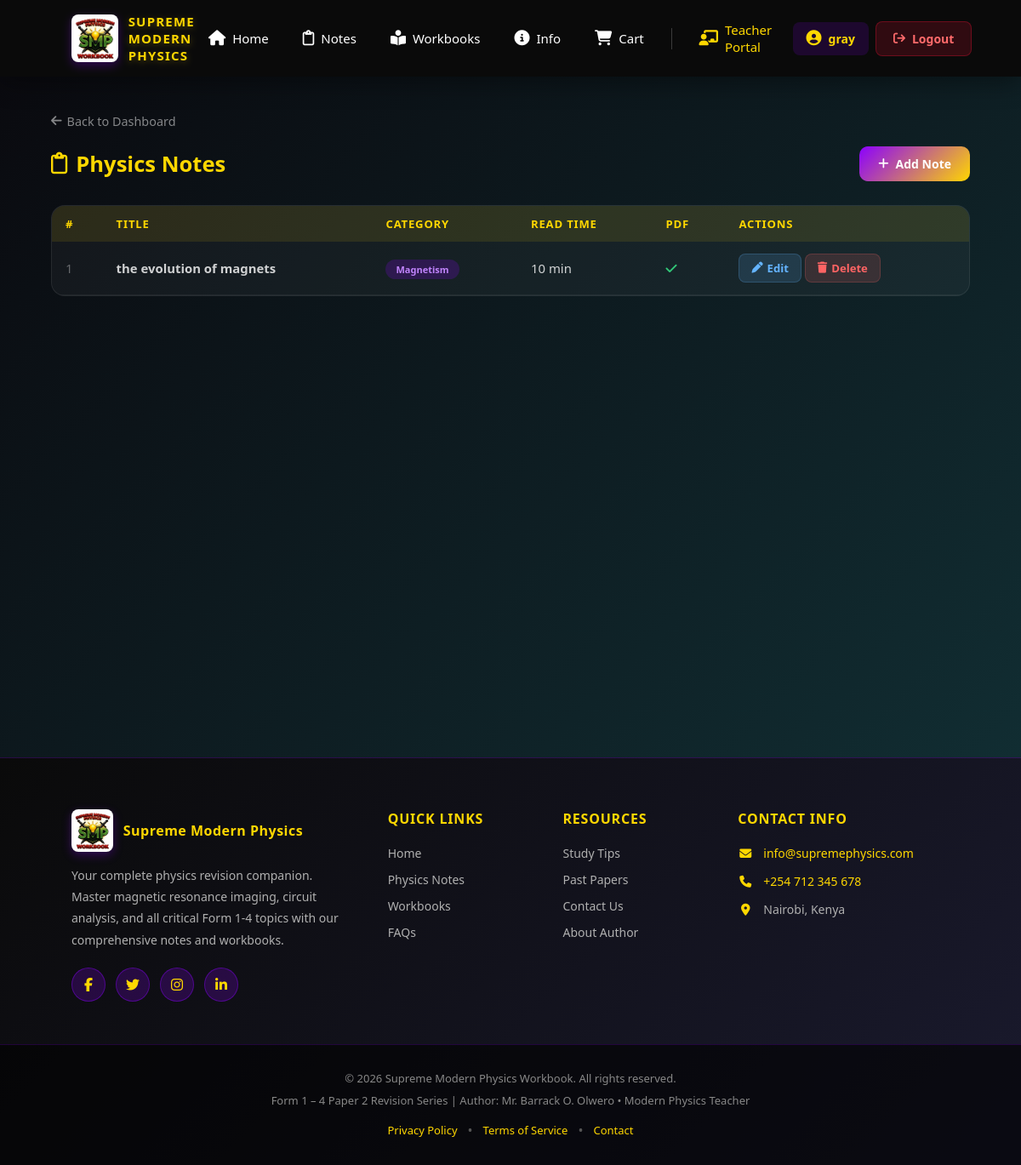
Page /teacher/notes/ (signed in) on the committed database.
### notes/models.py (models this page shows, shortened)
class Note(models.Model):
    title = models.CharField(max_length=200)
    category = models.ForeignKey(Category, on_delete=models.CASCADE, related_name="notes")
    description = models.TextField(blank=True)
    content = models.TextField(blank=True)           # Full note content
    pdf_file = models.FileField(upload_to='notes/pdfs/', blank=True, null=True)
    image = models.ImageField(upload_to='notes/images/', blank=True, null=True)
    read_time = models.CharField(max_length=20, default="10 min")
    created_at = models.DateTimeField(auto_now_add=True)
    updated_at = models.DateTimeField(auto_now=True)
    class Meta:
        ordering = ['-created_at']

class Category(models.Model):
    name = models.CharField(max_length=100, unique=True)
    slug = models.SlugField(unique=True, blank=True)
    class Meta:
        verbose_name_plural = "Categories"

### teacher/views.py (the view)
# urls.py: path('notes/', views.manage_notes, name='manage_notes'),
@login_required(login_url='accounts:login')
@user_passes_test(is_teacher_or_admin, login_url='accounts:login')
def manage_notes(request):
    notes = Note.objects.select_related('category').all()
    return render(request, 'teacher/manage_notes.html', {'notes': notes})

### teacher/views.py (called while the page is built)
def is_teacher_or_admin(user):
    return user.is_authenticated and user.is_superuser

### teacher/templates/teacher/manage_notes.html (shortened to what this page needs)
{% extends 'base.html' %}
{% load static %}
{% block content %}
<div class="portal-page">
    <a href="{% url 'teacher:dashboard' %}" class="portal-back"><i class="fas fa-arrow-left"></i> Back to Dashboard</a>
    <div class="portal-section-header">
        <h2><i class="fa-regular fa-clipboard"></i> Physics Notes</h2>
        <a href="{% url 'teacher:add_note' %}" class="portal-add-btn"><i class="fas fa-plus"></i> Add Note</a>
    </div>
    <div class="table-wrap">
        <table class="resource-table">
            <thead><tr><th>#</th><th>Title</th><th>Category</th><th>Read Time</th><th>PDF</th><th>Actions</th></tr></thead>
            <tbody>
                {% for note in notes %}
                <tr>
                    <td style="color:rgba(255,255,255,0.35);">{{ forloop.counter }}</td>
                    <td><strong>{{ note.title }}</strong></td>
                    <td><span class="cat-badge">{{ note.category.name }}</span></td>
                    <td>{{ note.read_time }}</td>
                    <td>{% if note.pdf_file %}<i class="fas fa-check" style="color:#32c878;"></i>{% else %}<i class="fas fa-times" style="color:rgba(255,255,255,0.2);"></i>{% endif %}</td>
                    <td style="white-space:nowrap;">
                        <a href="{% url 'teacher:edit_note' note.pk %}" class="action-btn edit-btn"><i class="fas fa-pen"></i> Edit</a>
                        <a href="{% url 'teacher:delete_note' note.pk %}" class="action-btn del-btn"><i class="fas fa-trash"></i> Delete</a>
                    </td>
                </tr>
                {% empty %}
                <tr><td colspan="6" class="empty-table"><i class="fa-regular fa-clipboard" style="font-size:2rem;margin-bottom:10px;"></i><br>No notes yet.</td></tr>
                {% endfor %}
            </tbody>
        </table>
    </div>
</div>
{% endblock %}

### templates/base.html (shortened to what this page needs)
{% load static %}
<!DOCTYPE html>
<html lang="en">
<head>
    <link rel="stylesheet" href="{% static 'css/style.css' %}">
    <link rel="stylesheet" href="https://cdnjs.cloudflare.com/ajax/libs/font-awesome/6.5.0/css/all.min.css"/>
</head>
<body>
    {% if request.resolver_match.url_name != 'login' and request.resolver_match.url_name != 'signup' %}
    <header>
        <div class="navbar-container">
            <div class="logo">
                <img src="{% static 'images/supreme.jpeg' %}" alt="SMP Logo" class="logo-img">
                <div class="logo-text">SUPREME MODERN PHYSICS</div>
            </div>
            <nav class="navbar-menu">
                <a href="{% url 'dashboard:home' %}" class="nav-link"><i class="fa-solid fa-house"></i><span>Home</span></a>
                <a href="{% url 'notes:index' %}" class="nav-link"><i class="fa-regular fa-clipboard"></i><span>Notes</span></a>
                <a href="{% url 'resources:list' %}" class="nav-link"><i class="fa-solid fa-book-open-reader"></i><span>Workbooks</span></a>
                <a href="{% url 'dashboard:info' %}" class="nav-link"><i class="fa-solid fa-circle-info"></i><span>Info</span></a>
                <a href="{% url 'cart:view_cart' %}" class="nav-link"><i class="fa-solid fa-shopping-cart"></i><span>Cart</span></a>
                {% if user.is_authenticated %}
                    {% if user.is_superuser %}
                        <a href="{% url 'teacher:dashboard' %}" class="nav-link" style="color:#ffd700;"><i class="fas fa-chalkboard-teacher"></i><span>Teacher Portal</span></a>
                    {% endif %}
                    <span class="greeting"><i class="fas fa-user-circle"></i> {{ user.username }}</span>
                    <a href="{% url 'accounts:logout' %}" class="logout-btn"><i class="fa-solid fa-arrow-right-from-bracket"></i><span>Logout</span></a>
                {% else %}
                    <a href="{% url 'accounts:login' %}" class="login-btn"><i class="fa-solid fa-sign-in-alt"></i><span>Login</span></a>
                {% endif %}
            </nav>
        </div>
    </header>
    {% endif %}
    <main>
        {% block content %}{% endblock %}
    </main>
    <footer>
        <div class="footer-container">
            <div class="footer-section footer-about">
                <div class="footer-logo">
                    <img src="{% static 'images/supreme.jpeg' %}" alt="SMP Logo" class="footer-logo-img">
                    <h3>Supreme Modern Physics</h3>
                </div>
                <p>Your complete physics revision companion. Master magnetic resonance imaging, circuit analysis, and all critical Form 1-4 topics with our comprehensive notes and workbooks.</p>
                <div class="social-links">
                    <a href="#" title="Facebook" class="social-link"><i class="fab fa-facebook-f"></i></a>
                    <a href="#" title="Twitter" class="social-link"><i class="fab fa-twitter"></i></a>
                    <a href="#" title="Instagram" class="social-link"><i class="fab fa-instagram"></i></a>
                    <a href="#" title="LinkedIn" class="social-link"><i class="fab fa-linkedin-in"></i></a>
                </div>
            </div>
            <div class="footer-section footer-links">
                <h4>Quick Links</h4>
                <ul>
                    <li><a href="{% url 'dashboard:home' %}">Home</a></li>
                    <li><a href="{% url 'notes:index' %}">Physics Notes</a></li>
                    <li><a href="{% url 'resources:list' %}">Workbooks</a></li>
                    <li><a href="#">FAQs</a></li>
                </ul>
            </div>
            <div class="footer-section footer-links">
                <h4>Resources</h4>
                <ul>
                    <li><a href="#">Study Tips</a></li>
                    <li><a href="#">Past Papers</a></li>
                    <li><a href="#">Contact Us</a></li>
                    <li><a href="#">About Author</a></li>
                </ul>
            </div>
            <div class="footer-section footer-contact">
                <h4>Contact Info</h4>
                <p><i class="fas fa-envelope"></i> <a href="mailto:info@supremephysics.com">info@supremephysics.com</a></p>
                <p><i class="fas fa-phone"></i> <a href="tel:+254712345678">+254 712 345 678</a></p>
                <p><i class="fas fa-map-marker-alt"></i> Nairobi, Kenya</p>
            </div>
        </div>
        <div class="footer-bottom">
            <div class="footer-bottom-content">
                <p>&copy; 2026 Supreme Modern Physics Workbook. All rights reserved.</p>
                <p>Form 1 – 4 Paper 2 Revision Series | Author: Mr. Barrack O. Olwero • Modern Physics Teacher</p>
            </div>
            <div class="footer-bottom-links">
                <a href="#">Privacy Policy</a>
                <span class="divider">•</span>
                <a href="#">Terms of Service</a>
                <span class="divider">•</span>
                <a href="#">Contact</a>
            </div>
        </div>
    </footer>
</body>
</html>

### static/css/style.css (style rules this page uses)
* { margin: 0; padding: 0; box-sizing: border-box; }
body { font-family: 'Segoe UI', Tahoma, Geneva, Verdana, sans-serif; }
header { background: rgba(0, 0, 0, 0.96); backdrop-filter: blur(16px); padding: 15px 7%; position: sticky; top: 0; z-index: 1000; box-shadow: 0 6px 30px rgba(0,0,0,0.4); }
.navbar-container { display: flex; align-items: center; justify-content: space-between; max-width: 1400px; margin: 0 auto; }
.logo { display: flex; align-items: center; gap: 12px; text-decoration: none; color: white; transition: all 0.3s ease; }
.logo-img { height: 56px; width: auto; border-radius: 8px; box-shadow: 0 4px 12px rgba(139, 0, 255, 0.3); }
.logo-text { font-size: 15px; font-weight: 700; letter-spacing: 1.2px; color: #ffd700; text-shadow: 0 2px 8px rgba(255, 215, 0, 0.3); }
.navbar-menu { display: flex; align-items: center; gap: 8px; }
.nav-link { color: white; text-decoration: none; font-weight: 500; font-size: 15px; padding: 10px 16px; border-radius: 8px; transition: all 0.3s ease; display: flex; align-items: center; gap: 8px; position: relative; }
.nav-link i { font-size: 18px; }
.nav-link span { display: inline-block; }
.greeting { color: #ffd700; font-weight: 600; padding: 10px 16px; border-radius: 8px; background: rgba(139, 0, 255, 0.15); display: flex; align-items: center; gap: 8px; font-size: 14px; }
.greeting i { font-size: 18px; }
.logout-btn, .login-btn { padding: 10px 20px; border-radius: 8px; font-weight: 600; text-decoration: none; font-size: 14px; transition: all 0.3s ease; display: flex; align-items: center; gap: 8px; white-space: nowrap; }
.logout-btn { background: rgba(200, 16, 46, 0.2); color: #ff6b6b; border: 1px solid rgba(200, 16, 46, 0.4); }
footer { background: linear-gradient(135deg, #0a0a0a 0%, #1a1a2e 100%); color: #e0e0e0; padding-top: 60px; border-top: 1px solid rgba(139, 0, 255, 0.2); }
.footer-container { max-width: 1400px; margin: 0 auto; padding: 0 7%; display: grid; grid-template-columns: 2fr 1fr 1fr 1.5fr; gap: 40px; margin-bottom: 50px; }
.footer-section h4 { font-size: 16px; font-weight: 700; color: #ffd700; margin-bottom: 20px; text-transform: uppercase; letter-spacing: 0.8px; }
.footer-about p { font-size: 14px; line-height: 1.8; color: #b0b0b0; margin-bottom: 20px; }
.footer-logo { display: flex; align-items: center; gap: 12px; margin-bottom: 15px; }
.footer-logo-img { height: 50px; width: auto; border-radius: 8px; box-shadow: 0 4px 12px rgba(139, 0, 255, 0.3); }
.footer-logo h3 { font-size: 16px; color: #ffd700; font-weight: 700; letter-spacing: 0.5px; }
.social-links { display: flex; gap: 12px; margin-top: 20px; }
.social-link { display: inline-flex; align-items: center; justify-content: center; width: 40px; height: 40px; background: rgba(139, 0, 255, 0.2); border: 1px solid rgba(139, 0, 255, 0.4); border-radius: 50%; color: #ffd700; text-decoration: none; transition: all 0.3s ease; font-size: 16px; }
.footer-links ul { list-style: none; }
.footer-links li { margin-bottom: 12px; }
.footer-links a { color: #b0b0b0; text-decoration: none; font-size: 14px; transition: all 0.3s ease; display: flex; align-items: center; }
.footer-contact p { font-size: 14px; margin-bottom: 14px; color: #b0b0b0; display: flex; align-items: center; gap: 12px; }
.footer-contact i { color: #ffd700; width: 18px; text-align: center; }
.footer-contact a { color: #ffd700; text-decoration: none; transition: all 0.3s ease; }
.footer-bottom { background: rgba(0, 0, 0, 0.6); border-top: 1px solid rgba(139, 0, 255, 0.2); padding: 30px 7%; }
.footer-bottom-content { max-width: 1400px; margin: 0 auto; text-align: center; margin-bottom: 15px; }
.footer-bottom-content p { font-size: 13px; color: #888; margin-bottom: 8px; }
.footer-bottom-links { display: flex; justify-content: center; align-items: center; gap: 0; max-width: 1400px; margin: 0 auto; }
.footer-bottom-links a { color: #ffd700; text-decoration: none; font-size: 13px; padding: 0 12px; transition: all 0.3s ease; }
.footer-bottom-links .divider { color: #555; }
:root { --gold: #ffd700; --purple: #8b00ff; --dark-bg: #0a0a0f; --glass: rgba(255, 255, 255, 0.05); --glass-border: rgba(255, 255, 255, 0.1); }

### rows in the picture
Note: title "the evolution of magnets", category.name "Magnetism", read_time "10 min"

### other values in the picture
{{ user.username }} "gray"
